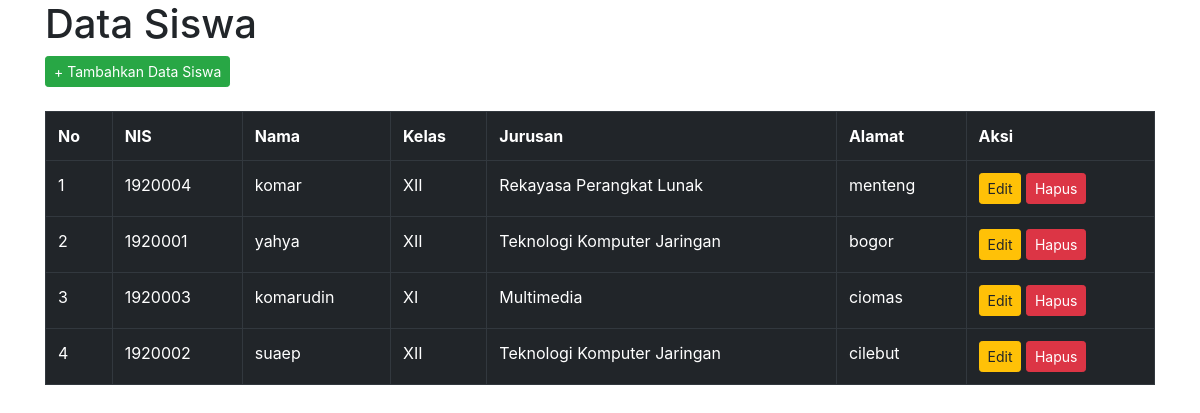
The app's page /database/tampilan.php with its own data.
### tables this page shows
CREATE TABLE `siswa` (
  `id` int(11) NOT NULL,
  `nis` varchar(10) NOT NULL,
  `nama` varchar(100) NOT NULL,
  `kelas` varchar(3) NOT NULL,
  `jurusan` varchar(100) NOT NULL,
  `alamat` text NOT NULL
);

### database/tampilan.php (the view, shortened to what this page needs)
<!DOCTYPE html>
<html>
<head>
</head>
<link rel="stylesheet" href="https://maxcdn.bootstrapcdn.com/bootstrap/4.0.0/css/bootstrap.min.css">
<body>
    <div class="container">
        <h1>Data Siswa</h1>
        <a href="tambah.php" class="btn btn-sm btn-success">+ Tambahkan Data Siswa</a>
        <br></br>
        <table class="table table-bordered table-dark">
            <tr>
                <th>No</th>
                <th>NIS</th>
                <th>Nama</th>
                <th>Kelas</th>
                <th>Jurusan</th>
                <th>Alamat</th>
                <th>Aksi</th>
            </tr>
            <?php
            include('koneksi.php');
            $data = mysqli_query($conn, "SELECT * FROM siswa");
            $no = 1;
            while ($siswa = mysqli_fetch_array($data)) {
            ?>
                <tr>
                    <td><?php echo $no++ ?></td>
                    <td><?php echo $siswa['nis'] ?></td>
                    <td><?php echo $siswa['nama'] ?></td>
                    <td><?php echo $siswa['kelas'] ?></td>
                    <td><?php echo $siswa['jurusan'] ?></td>
                    <td><?php echo $siswa['alamat'] ?></td>
                    <td>
                        <a href="edit.php?id=<?= $siswa['id']; ?>" class="btn btn-sm btn-warning">Edit</a>
                        <a href="hapus.php?id=<?= $siswa['id']; ?>" class="btn btn-sm btn-danger" onclick="return confirm('anda yakin ingin hapus?');">Hapus</a>
                    </td>
                </tr>
            <?php
            }
            ?>
        </table>
    </div>
</body>
</html>

### records on screen
siswa: nis "1920004", nama "komar", kelas "XII", jurusan "Rekayasa Perangkat Lunak", alamat "menteng"
siswa: nis "1920001", nama "yahya", kelas "XII", jurusan "Teknologi Komputer Jaringan", alamat "bogor"
siswa: nis "1920003", nama "komarudin", kelas "XI", jurusan "Multimedia", alamat "ciomas"
siswa: nis "1920002", nama "suaep", kelas "XII", jurusan "Teknologi Komputer Jaringan", alamat "cilebut"
